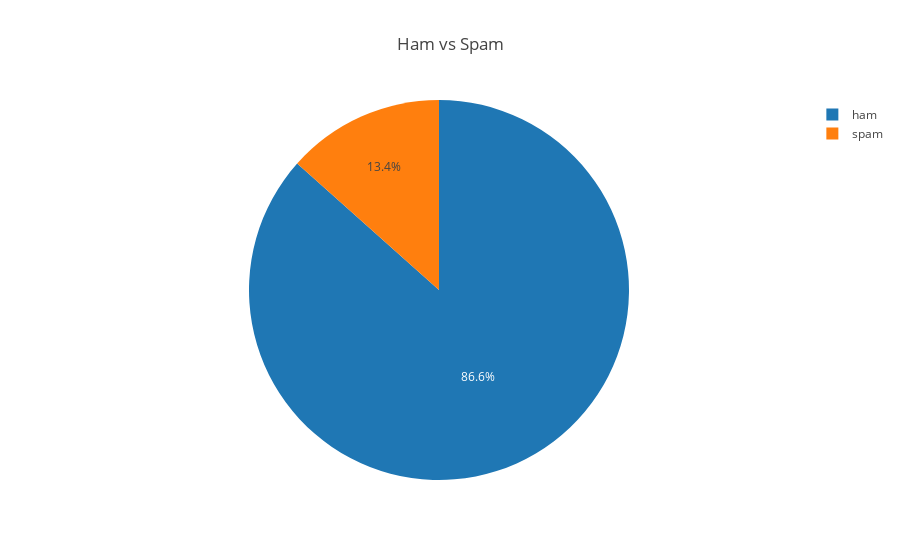

Source (notebook cell):
### Code cell
plotly.offline.init_notebook_mode(connected=True)
iplot(
    {
        "data": [go.Pie(labels=labels, values=values)],
        "layout": go.Layout(title="Ham vs Spam"),
    },
    filename="pie.html",
)

### Figure 1 — Plotly figure (JSON) as saved in the notebook; plotly's stock layout.template omitted (floating-point values rounded to 4 significant figures)
{"data": [{"labels": ["ham", "spam"], "type": "pie", "uid": "906fb828-e1b2-4daa-a345-100ffea5fd49", "values": [4822, 747]}], "layout": {"autosize": true, "title": {"text": "Ham vs Spam"}}}
